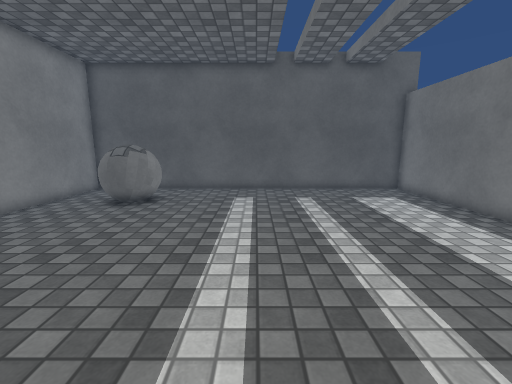
[1] (above)

13 first-person views from a walk through a scene from a Unity 3-D project. The camera is 1.3 m above the floor, tilts 10° down and sees 90° across. The floor is counted in squares, 0.5 m on a side. Each view is taken from the middle of a square. On the plan, view 1 faces up. The plan holds only what a view shows up to about 18 squares ahead; the rest is blank. Surface patterns are stand-ins for the level's own textures.

[2]
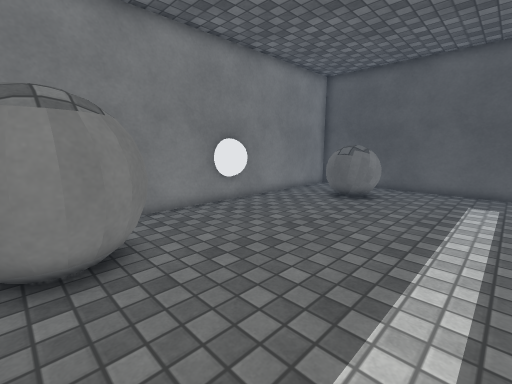

[3]
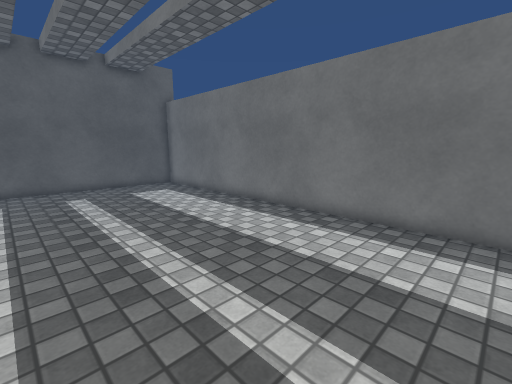

[4]
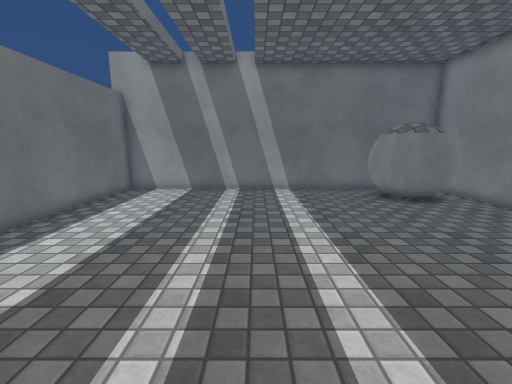

[5]
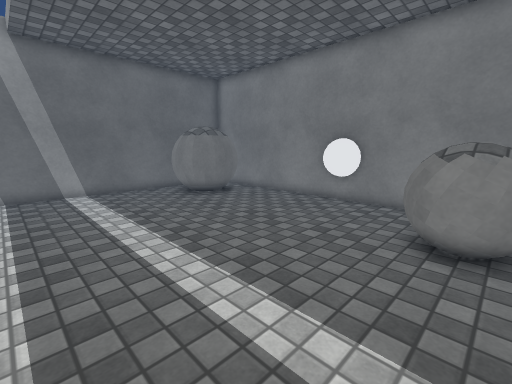

[6]
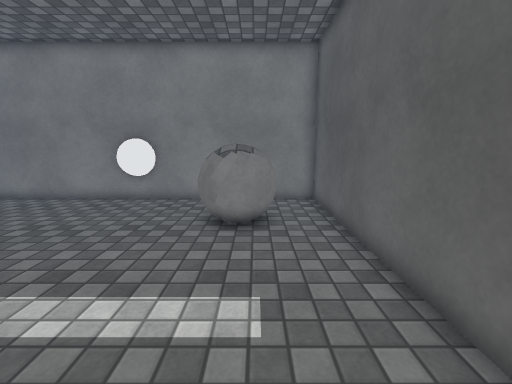

[7]
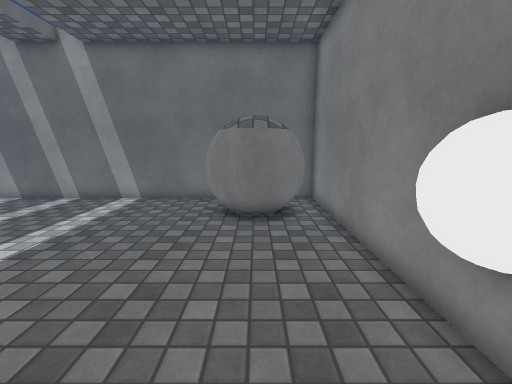

[8]
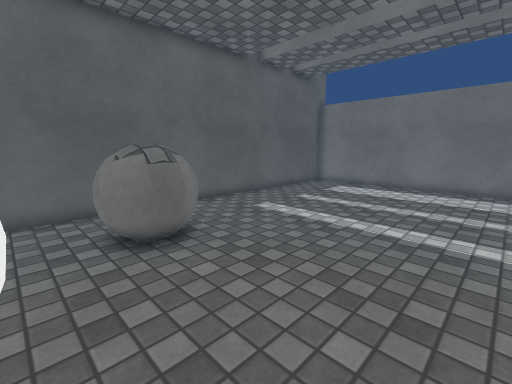

[9]
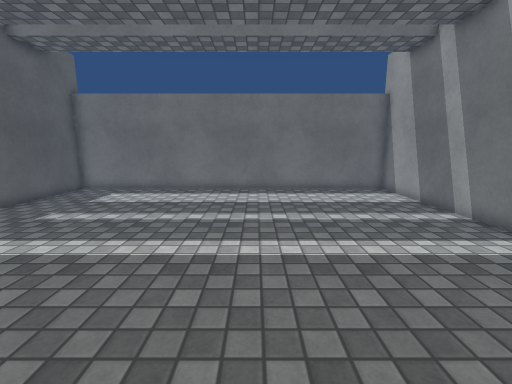

[10]
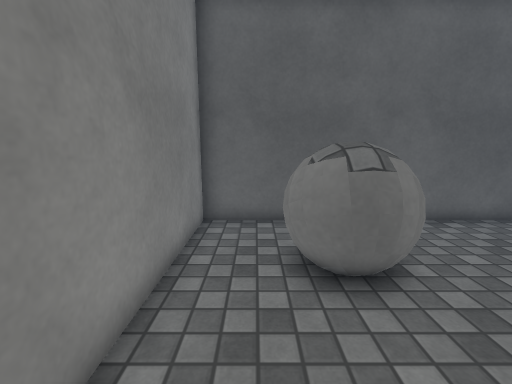

[11]
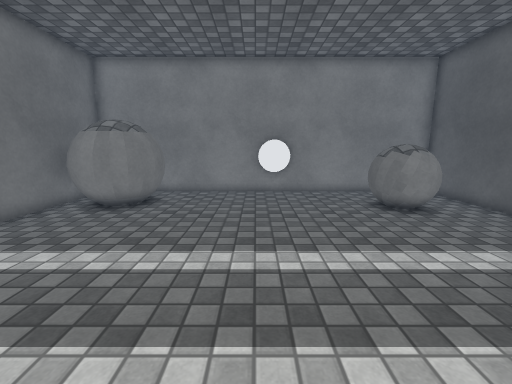

[12]
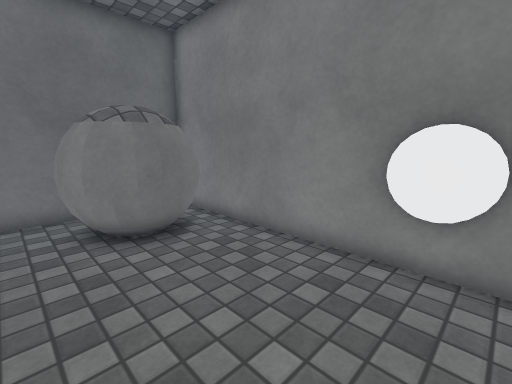

[13]
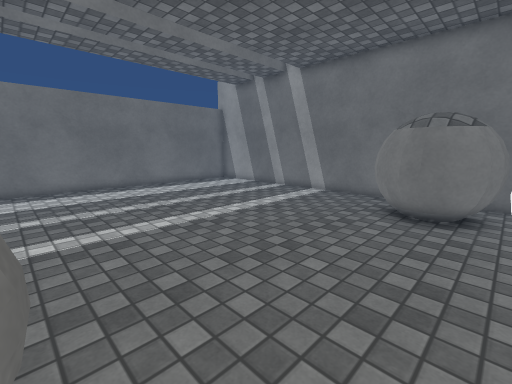

### Floor plan
Points are (right, up) in squares from view 1. A wall is a line through its corners. A room is listed if a view was taken in it or the views show most of it. See-through windows are left out.
Room 1 (views 1, 2, 3, 4, 5, 6, 7, 8, 9, 10, 11, 12, 13)
walls: (-9.9, 6.6) (-9.9, 0.1); (-6.9, -2.9) (8.9, -2.9) (8.9, 15.9) (-9.9, 15.9) (-9.9, 7.4)
objects: other object (-10, 6) to (-9, 8); other object (-9, -2) to (-5, 2); other object (-7, 11) to (-5, 14)

Where each view was taken, in squares from view 1:
view 1: 0 up, 0 right, facing up
view 2: 1 down, 0 right, facing up-left
view 3: 2 down, 0 right, facing up-right
view 4: 13 up, 1 right, facing down
view 5: 13 up, 2 right, facing down-left
view 6: 13 up, 3 right, facing left
view 7: 10 up, 7 left, facing down
view 8: 5 up, 9 left, facing up-right
view 9: 5 up, 7 left, facing right
view 10: 7 up, 8 left, facing up
view 11: 6 up, 5 right, facing left
view 12: 8 up, 4 left, facing down-left
view 13: 11 up, 9 left, facing down-right
